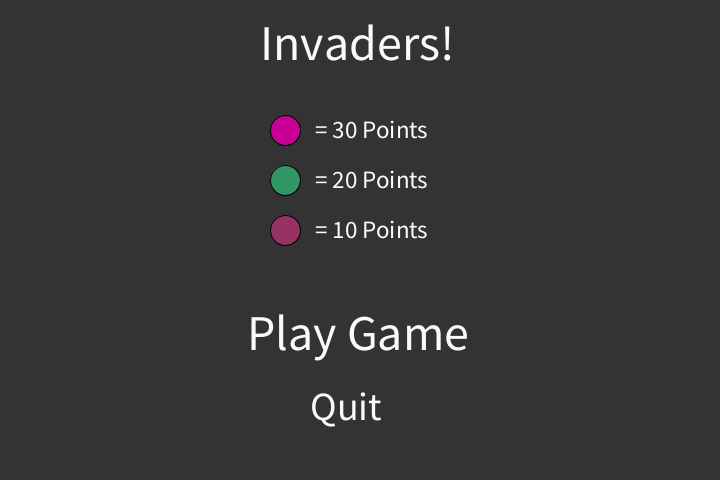
Frame 1 (no input)
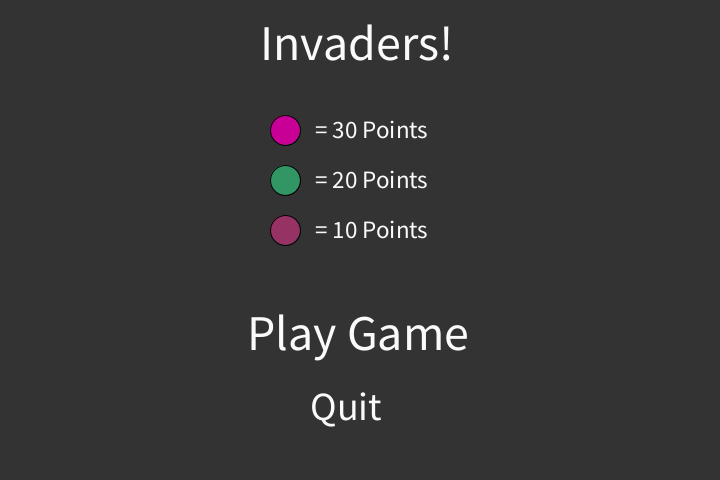
Frame 60 (the mouse pressed at the canvas centre just before this capture)
Frame 120 (the mouse held since frame 60 and released just before this capture): identical to frame 60, image omitted

The Processing sketch that drew these frames (run headless with seeded random() and noise(); from frame 60 on, the mouse is pressed at the canvas centre):

// Processing sketch: Invaders
// ── Invaders.pde
Ship ship;

ArrayList<Enemy> highPoints = new ArrayList<Enemy>();
ArrayList<Enemy> medPoints = new ArrayList<Enemy>();
ArrayList<Enemy> lowPoints = new ArrayList<Enemy>();
ArrayList<Attack> fire = new ArrayList<Attack>();

int move;
int score = 0;
int highscore = 0;
int wave = 1;

float gameSpeed = 1;
float waveSize = 5;

boolean tryFire = false;
boolean canFire = true;
boolean waveEnd = true;
boolean gameOver = false;
boolean playGame = false;

boolean displayWaveMSG = true;
int startTime;
final int display_dur = 1500;

color playColor = color(250);
color quitColor = color(250);

void setup() {

  size(720, 480);
  frameRate(50);
  ship = new Ship();
}

void draw() {

  if (playGame) {

    if (!gameOver) {

      background(51);

      ship.show();
      boolean edge = false;

      if (waveEnd) {

        if (displayWaveMSG) {
          displayWave();
        } else {

          wave += 1;
          canFire = true;

          for (int i = 0; i < 10; i++) {
            Enemy topLev = new Enemy(i*60+60, 80, color(200, 0, 150));
            highPoints.add(topLev);
          }

          for (int i = 0; i < 10; i++) {
            Enemy nlev = new Enemy(i*60+60, 130, color(50, 150, 100));
            medPoints.add(nlev);
          }

          for (int i = 0; i < 10; i++) {
            Enemy nlev = new Enemy(i*60+60, 180, color(50, 150, 100));
            medPoints.add(nlev);
          }

          for (int i = 0; i < 10; i++) {
            Enemy nlev = new Enemy(i*60+60, 230, color(150, 50, 100));
            lowPoints.add(nlev);
          }

          for (int i = 0; i < 10; i++) {
            Enemy nlev = new Enemy(i*60+60, 280, color(150, 50, 100));
            lowPoints.add(nlev);
          }

          for (int i = 0; i < 10; i++) {
            Enemy lowst = new Enemy(i*60+60, 330, color(150, 50, 100));
            lowPoints.add(lowst);
          }

          waveEnd = false;
          gameSpeed *= 1.15;
        }
      }


      if (tryFire) {
        if (canFire) {
          Attack attack = new Attack(ship.x + 10, height - 20);
          fire.add(attack);
          canFire = false;
        }
      }

      ship.move(move);

      //highPoints
      for (Enemy h : highPoints) {
        h.move(gameSpeed);
        h.show();
        if ((h.x > width - h.r) || (h.x < h.r)) {
          edge = true;
        }
        if (h.y > height - h.r - 25) {
          gameOver = true;
          playGame = false;
        }
      }
      //medPoints
      for (Enemy m : medPoints) {

        m.move(gameSpeed);
        m.show();
        if ((m.x > width - m.r) || (m.x < m.r)) {
          edge = true;
        }
        if (m.y > height - m.r - 25) {
          gameOver = true;
          playGame = false;
        }
      }
      //lowPoints
      for (Enemy l : lowPoints) {

        l.move(gameSpeed);
        l.show();
        if ((l.x > width - l.r) || (l.x < l.r)) {
          edge = true;
        }
        if (l.y > height - l.r - 25) {
          gameOver = true;
          playGame = false;
        }
      }

      if (edge) {
        for (Enemy h : highPoints) {
          h.shift();
        }
        for (Enemy m : medPoints) {
          m.shift();
        }
        for (Enemy l : lowPoints) {
          l.shift();
        }
      }

      for (int i = fire.size()-1; i >= 0; i--) {
        Attack a = fire.get(i);
        a.move(gameSpeed);
        a.show();
        for (int j = highPoints.size()-1; j >= 0; j--) {
          Enemy h = highPoints.get(j);
          float d = dist(a.x, a.y, h.x, h.y);
          if (d < a.r + h.r) {
            highPoints.remove(h);
            score += 30;
            a.disp();
          }
        }

        for (int j = medPoints.size()-1; j >= 0; j--) {
          Enemy m = medPoints.get(j);
          float d = dist(a.x, a.y, m.x, m.y);
          if (d < a.r + m.r) {
            medPoints.remove(m);
            score += 20;
            a.disp();
          }
        }

        for (int j = lowPoints.size()-1; j >= 0; j--) {
          Enemy l = lowPoints.get(j);
          float d = dist(a.x, a.y, l.x, l.y);
          if (d < a.r + l.r) {
            lowPoints.remove(l);
            score += 10;
            a.disp();
          }
        }
      }
      for (int i = fire.size()-1; i >= 0; i--) {
        Attack d = fire.get(i);
        if (d.delete) {
          canFire = true;
          fire.remove(d);
        }
        if (d.y <= 30) {
          canFire = true;
          fire.remove(d);
        }
      }

      stroke(0);
      fill(0, 50, 0);
      rect(0, 0, width, 50);
      fill(0);
      textSize(50);
      text("Score: " + score, width/2 - 125, 45);

      if (!waveEnd) {
        if (highPoints.size() + medPoints.size() + lowPoints.size() == 0) {
          startTime = millis();
          waveEnd = true;
          displayWaveMSG = true;
        }
      }
      fill(0);
      stroke(0);
      line(0, height - 24, width, height - 24);
      line(0, height - 25, width, height - 25);
      line(0, height - 26, width, height - 26);
    }
  } else {

    if (score > highscore) {
      highscore = score;
    }

    background(51);
    textSize(50);
    fill(250);
    text("Invaders!", width/2 - 100, 60);

    fill(200, 0, 150);
    ellipse(width/2 - 75, 130, 30, 30);
    fill(250);
    textSize(25);
    text("= 30 Points", width/2 - 45, 138);

    fill(50, 150, 100);
    ellipse(width/2 - 75, 180, 30, 30);
    fill(250);
    text("= 20 Points", width/2 - 45, 188);

    fill(150, 50, 100);
    ellipse(width/2 - 75, 230, 30, 30);
    fill(250);
    text("= 10 Points", width/2 - 45, 238);

    if (gameOver) {
      textSize(40);
      fill(215);
      float moveMSG = highscore/1000;
      text("Highscore: " + highscore, width/2 - 125 - moveMSG, 100);
      fill(playColor);
      textSize(50);
      text("Play Again", width/2 - 110, 350);
    } else {
      fill(playColor);
      textSize(50);
      text("Play Game", width/2 - 113, 350);
    }
    fill(quitColor);
    textSize(40);
    text("Quit", width/2 - 50, 420);

    if (mouseX > width/2 - 50 && mouseX < width/2 + 35) {
      if (mouseY > 385 && mouseY < 425) {
        quitColor = color(200);
        if (mousePressed) {
          exit();
        }
      } else quitColor = color(250);
    } else quitColor = color(250);

    if (mouseX > width/2 - 110 && mouseX < width/2 + 140) {
      if (mouseY > 310 && mouseY < 360) {
        playColor = color(200);
        if (mousePressed) {
          playGame = true;
          gameOver = false;
        }
      } else playColor = color(250);
    } else playColor = color(250);
  }
}


void keyPressed() {
  if (playGame) {
    if (keyCode == RIGHT) {
      move = 1;
    } else if (keyCode == LEFT) {
      move = -1;
    }
    if (keyCode == UP || key == ' ') {
      tryFire = true;
    }
  }
}

void keyReleased() {
  if (keyCode == RIGHT) {
    move = 0;
  } else if (keyCode == LEFT) {
    move = 0;
  }
  if (keyCode == UP || key == ' ') {
    tryFire = false;
  }
}

void displayWave() {
  textSize(100);
  text("Wave:"  + wave, width/2 - 300, height/2);
  canFire = false;
  if (millis() - startTime > display_dur) {
    displayWaveMSG = false;
  }
}
// ── attack.pde
class Attack {

  float x, y, r;
  boolean delete = false;

  Attack(float z, float q) {
    x = z;
    y = q;
    r = 10;
  }

  void show() {
    noStroke();
    fill(60, 0, 210);
    ellipse(x, y, 15, 20);
  }

  void move(float mult) {
    y -= 8 * mult;
  }

  void disp() {
    delete = true;
  }
}
// ── enemy.pde
class Enemy {

  float x;
  float y;
  float r;
  
  color l;

  float xMove = 1;

  Enemy(int z, int q, color b) {
    x = z;
    y = q;
    r = 15;
    l = b;
  }

  void show() {
    fill(l);
    ellipse(x, y, r*2, r*2);
  }

  void move(float mult) {
    x += xMove * mult;
  }


  void shift() {
    y += 15;
    xMove *= -1;
  }
}
// ── ship.pde
class Ship {
  float x;
  Ship() {
    x = width/2;
  }
  void show() {
    fill(255);
    rect(x, height-22, 20, 20);
  }
  void move(int i) {
    if (x > 0 && x < width - 20) {
      x += 5 * i;
    }
    if (x == 0){
      if (i == 1){
        x += 5 * i;
      }
    }
    if (x == width - 20){
      if (i == -1){
        x += 5 * i;
      }
    }
  }
}
